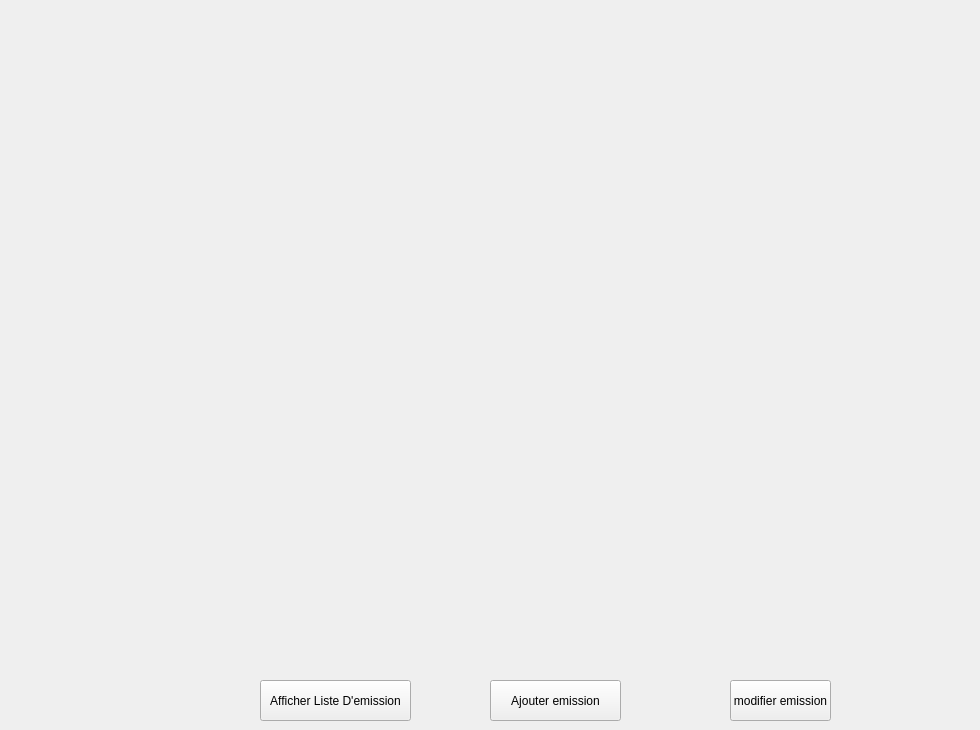
    <widget class="QWidget" name="Emission">
     <widget class="QLabel" name="label_35">
      <property name="geometry">
       <rect>
        <x>160</x>
        <y>30</y>
        <width>811</width>
        <height>571</height>
       </rect>
      </property>
      <property name="styleSheet">
       <string notr="true">
background-image: url(:/emission.png);
background-repeat: no-repeat;
</string>
      </property>
      <property name="text">
       <string/>
      </property>
     </widget>
     <widget class="QPushButton" name="showList_em">
      <property name="geometry">
       <rect>
        <x>260</x>
        <y>680</y>
        <width>151</width>
        <height>41</height>
       </rect>
      </property>
      <property name="text">
       <string>Afficher Liste D'emission</string>
      </property>
     </widget>
     <widget class="QPushButton" name="pushButton_17">
      <property name="geometry">
       <rect>
        <x>490</x>
        <y>680</y>
        <width>131</width>
        <height>41</height>
       </rect>
      </property>
      <property name="text">
       <string>Ajouter emission</string>
      </property>
     </widget>
     <widget class="QPushButton" name="pushButton_18">
      <property name="geometry">
       <rect>
        <x>730</x>
        <y>680</y>
        <width>101</width>
        <height>41</height>
       </rect>
      </property>
      <property name="text">
       <string>modifier emission</string>
      </property>
     </widget>
    </widget>
